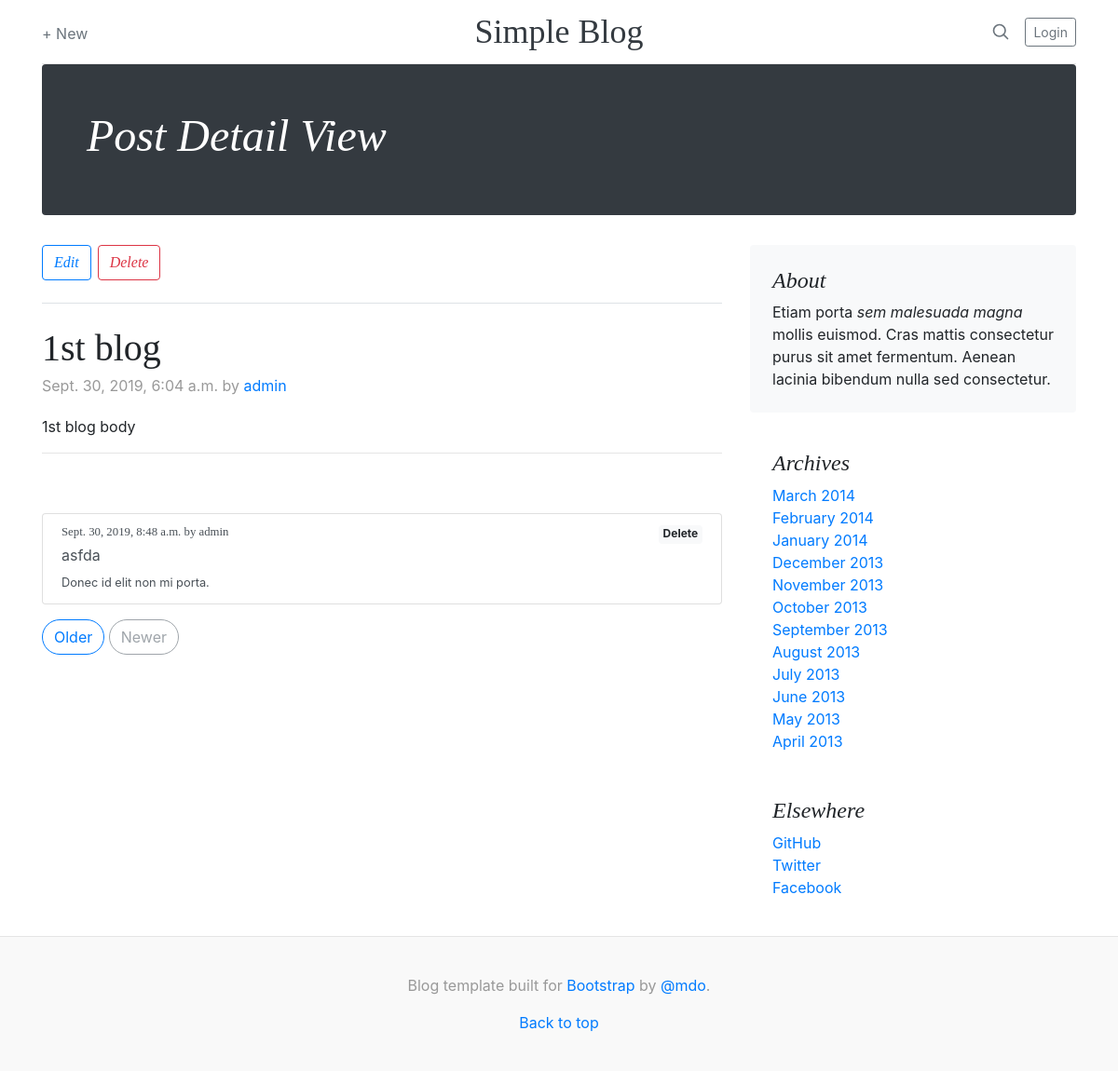
Page /blog/1/ on the committed database.
### blog/models.py (models this page shows, shortened)
class Post(models.Model):
    title       = models.CharField(max_length=225)
    body        = models.TextField()
    create_at   = models.DateTimeField(auto_now_add=True)
    update_at   = models.DateTimeField(auto_now=True)
    author      = models.ForeignKey(get_user_model(), on_delete=models.CASCADE)

class Comment(models.Model):
    comment     = models.CharField(max_length=140)
    create_at   = models.DateTimeField(auto_now_add=True)
    update_at   = models.DateTimeField(auto_now=True)
    author      = models.ForeignKey(get_user_model(), on_delete=models.CASCADE)
    post        = models.ForeignKey(Post, on_delete=models.CASCADE)
    def __str__(self):
        return self.comment

### blog/views.py (the view, shortened to what this page needs)
# urls.py: path('<int:pk>/', views.PostDetailView.as_view(), name='post_detail'),
class PostDetailView(ModelFormMixin, DetailView):
    model = Post
    form_class = CommentModelForm
    def get_context_data(self, *args, **kwargs):
        context = super().get_context_data(*args, **kwargs)
        context['comment_list'] = Comment.objects.filter(post=self.object)
        context['is_user'] = get_user_model().objects.filter(id=self.request.user.id)
        return context

### blog/templates/blog/post_detail.html (shortened to what this page needs)
{% extends 'blog/base.html' %}
{% block content_title %}Post Detail View{% endblock%}
{% block inner_content %}
  <div class="row">
    <div class="col-md-8 blog-main">
      <h3 class="pb-4 mb-4 font-italic border-bottom">
        <a class="btn btn-outline-primary" href="{% url 'post_update' post.id %}">Edit</a>
        <a class="btn btn-outline-danger" href="{% url 'post_delete' post.id %}">Delete</a>
      </h3>
      <div class="blog-post">
        <h2 class="blog-post-title">{{ post.title }}</h2>
        <p class="blog-post-meta">{{ post.create_at }} by <a href="#">{{ post.author }}</a></p>
        <p>{{ post.body|linebreaks }}</p>
        <hr>
      </div>
      <ul class="list-group">
        {% for comment in comment_list %}
        <li class="list-group-item list-group-item-action flex-column align-items-start">
          <div class="d-flex w-100 justify-content-between">
            <h5 class="mb-1 small">{{ comment.create_at }} by {{ comment.author }}</h5>
            <a class="badge badge-light comment" href="{% url 'comment_delete' comment.id %}">Delete</a>
          </div>
          <p class="mb-1">{{ comment }}</p>
          <small>Donec id elit non mi porta.</small>
        </li>
        {% endfor %}
      </ul>
      <nav class="blog-pagination mt-3">
        <a class="btn btn-outline-primary" href="#">Older</a>
        <a class="btn btn-outline-secondary disabled" href="#" tabindex="-1" aria-disabled="true">Newer</a>
      </nav>
    </div>
    <aside class="col-md-4 blog-sidebar">
      <div class="p-4 mb-3 bg-light rounded">
        <h4 class="font-italic">About</h4>
        <p class="mb-0">Etiam porta <em>sem malesuada magna</em> mollis euismod. Cras mattis consectetur purus sit amet fermentum. Aenean lacinia bibendum nulla sed consectetur.</p>
      </div>
      <div class="p-4">
        <h4 class="font-italic">Archives</h4>
        <ol class="list-unstyled mb-0">
          <li><a href="#">March 2014</a></li>
          <li><a href="#">February 2014</a></li>
          <li><a href="#">January 2014</a></li>
          <li><a href="#">December 2013</a></li>
          <li><a href="#">November 2013</a></li>
          <li><a href="#">October 2013</a></li>
          <li><a href="#">September 2013</a></li>
          <li><a href="#">August 2013</a></li>
          <li><a href="#">July 2013</a></li>
          <li><a href="#">June 2013</a></li>
          <li><a href="#">May 2013</a></li>
          <li><a href="#">April 2013</a></li>
        </ol>
      </div>
      <div class="p-4">
        <h4 class="font-italic">Elsewhere</h4>
        <ol class="list-unstyled">
          <li><a href="#">GitHub</a></li>
          <li><a href="#">Twitter</a></li>
          <li><a href="#">Facebook</a></li>
        </ol>
      </div>
    </aside>
  </div>
{% endblock inner_content %}

### blog/static/blog/css/blog.css (style rules this page uses)
body { word-wrap:break-word; }
h1, h2, h3, h4, h5, h6 { font-family: "Playfair Display", Georgia, "Times New Roman", serif; }
.blog-pagination { margin-bottom: 4rem; }
.blog-pagination > .btn { border-radius: 2rem; }
.blog-post { margin-bottom: 4rem; }
.blog-post-title { margin-bottom: .25rem; font-size: 2.5rem; }
.blog-post-meta { margin-bottom: 1.25rem; color: #999; }

### rows in the picture
Post: title "1st blog", create_at "Sept. 30, 2019, 6:04 a.m.", author "admin", body "1st blog body"
Comment: create_at "Sept. 30, 2019, 8:48 a.m.", author "admin", comment "asfda"
